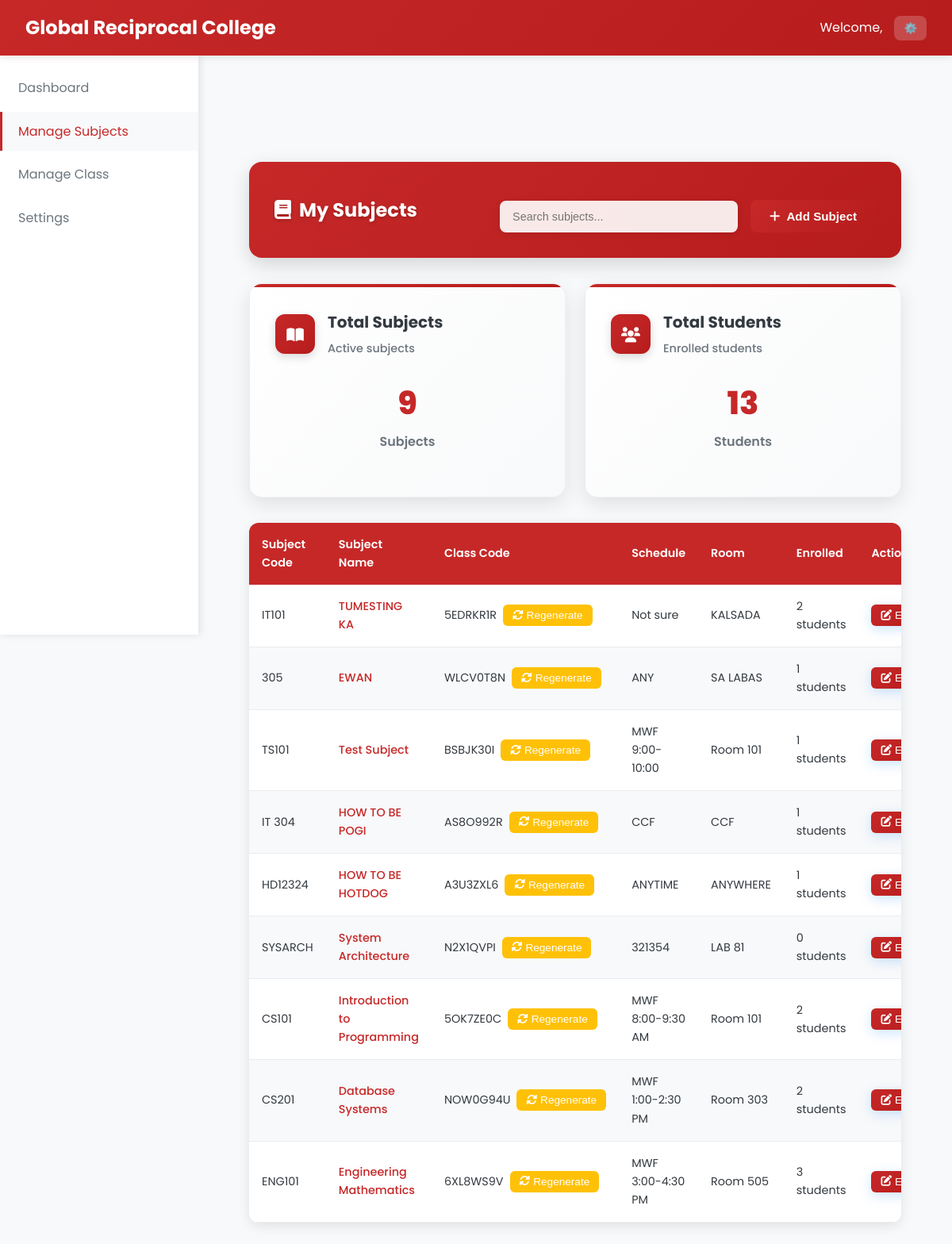
/Professor/manage_subjects.php (signed in), run on the app's committed database.
### tables this page shows
CREATE TABLE `classes` (
  `class_id` varchar(20) NOT NULL,
  `class_name` varchar(100) NOT NULL,
  `class_code` varchar(20) NOT NULL,
  `subject_id` varchar(20) DEFAULT NULL,
  `professor_id` varchar(20) DEFAULT NULL,
  `schedule` varchar(100) DEFAULT NULL,
  `room` varchar(50) DEFAULT NULL,
  `created_at` datetime NOT NULL,
  `updated_at` datetime NOT NULL
);

CREATE TABLE `subjects` (
  `subject_id` varchar(20) NOT NULL,
  `subject_name` varchar(100) NOT NULL,
  `subject_code` varchar(20) NOT NULL,
  `description` text DEFAULT NULL,
  `credits` int(11) NOT NULL,
  `created_at` datetime NOT NULL,
  `updated_at` datetime NOT NULL
);

### Professor/manage_subjects.php (the view, shortened to what this page needs)
<?php
require_once '../php/db.php';
$professor_id = $_SESSION['user_id'];
$query = "SELECT s.*, c.class_code, c.schedule, c.room
          FROM subjects s
          JOIN classes c ON s.subject_id = c.subject_id
          WHERE c.professor_id = ?
          ORDER BY s.created_at DESC";
$stmt = $pdo->prepare($query);
$stmt->execute([$professor_id]);
$subjects = $stmt->fetchAll();
$enrollment_counts = [];
foreach ($subjects as $subject) {
    $stmt = $pdo->prepare("SELECT COUNT(*) as count FROM student_classes sc
                          JOIN classes c ON sc.class_id = c.class_id
                          WHERE c.subject_id = ?");
    $stmt->execute([$subject['subject_id']]);
    $enrollment_counts[$subject['subject_id']] = $stmt->fetch()['count'];
}
?>
<!DOCTYPE html>
<html lang="en">
<head>
    <link rel="stylesheet" href="../css/styles_fixed.css">
    <link rel="stylesheet" href="https://cdnjs.cloudflare.com/ajax/libs/font-awesome/6.0.0/css/all.min.css">
</head>
<body>
    <nav class="navbar">
        <div class="navbar-brand">
            <span class="navbar-title">Global Reciprocal College</span>
        </div>
        <div class="navbar-user">
            <span>Welcome, <?php echo $_SESSION['first_name']; ?></span>
            <div class="user-dropdown">
                <button class="dropdown-toggle">⚙️</button>
            </div>
        </div>
    </nav>
    <aside class="sidebar">
        <ul class="sidebar-menu">
            <li class="sidebar-item">
                <a href="professor_dashboard.php" class="sidebar-link">Dashboard</a>
            </li>
            <li class="sidebar-item">
                <a href="manage_subjects.php" class="sidebar-link active">Manage Subjects</a>
            </li>
            <li class="sidebar-item">
                <a href="professor_manage_schedule.php" class="sidebar-link">Manage Class</a>
            </li>
             <li class="sidebar-item">
                <a href="../admin/settings.php" class="sidebar-link">Settings</a>
            </li>
        </ul>
    </aside>
    <main class="main-content">
        <div class="dashboard-container">
            <div class="table-header-enhanced">
                <h2 class="table-title-enhanced"><i class="fas fa-book" style="margin-right: 10px;"></i>My Subjects</h2>
                <div class="table-actions-enhanced">
                    <input type="text" id="searchInput" class="search-input-enhanced" placeholder="Search subjects..." onkeyup="filterSubjects()">
                    <button class="stat-primary-btn" onclick="openModal('addSubjectModal')">
                        <i class="fas fa-plus"></i> Add Subject
                    </button>
                </div>
            </div>
            <div class="stats-grid">
                <div class="stat-card-enhanced">
                    <div class="stat-header-enhanced">
                        <div class="stat-icon-enhanced">
                            <i class="fas fa-book-open"></i>
                        </div>
                        <div class="stat-info-enhanced">
                            <h3 class="stat-title-enhanced">Total Subjects</h3>
                            <span class="stat-subtitle-enhanced">Active subjects</span>
                        </div>
                    </div>
                    <div class="stat-metrics-enhanced">
                        <div class="stat-main-metric">
                            <div class="stat-value-enhanced"><?php echo count($subjects); ?></div>
                            <div class="stat-label-enhanced">Subjects</div>
                        </div>
                    </div>
                </div>
                <div class="stat-card-enhanced">
                    <div class="stat-header-enhanced">
                        <div class="stat-icon-enhanced">
                            <i class="fas fa-users"></i>
                        </div>
                        <div class="stat-info-enhanced">
                            <h3 class="stat-title-enhanced">Total Students</h3>
                            <span class="stat-subtitle-enhanced">Enrolled students</span>
                        </div>
                    </div>
                    <div class="stat-metrics-enhanced">
                        <div class="stat-main-metric">
                            <div class="stat-value-enhanced"><?php echo array_sum($enrollment_counts); ?></div>
                            <div class="stat-label-enhanced">Students</div>
                        </div>
                    </div>
                </div>
            </div>
            <div class="table-container-enhanced">
                <table class="table-enhanced">
                    <thead>
                        <tr>
                            <th>Subject Code</th>
                            <th>Subject Name</th>
                            <th>Class Code</th>
                            <th>Schedule</th>
                            <th>Room</th>
                            <th>Enrolled</th>
                            <th>Actions</th>
                        </tr>
                    </thead>
                    <tbody>
                        <?php foreach ($subjects as $subject): ?>
                        <tr>
                            <td><?php echo $subject['subject_code']; ?></td>
                            <td>
                                <a href="javascript:void(0)" onclick="viewSubjectDetails('<?php echo $subject['subject_id']; ?>')" class="subject-link">
                                    <?php echo $subject['subject_name']; ?>
                                </a>
                            </td>
                            <td>
                                <div class="class-code-display">
                                    <span><?php echo $subject['class_code']; ?></span>
                                    <button class="btn-sm-enhanced btn-warning-enhanced" onclick="regenerateCode('<?php echo $subject['subject_id']; ?>')">
                                        <i class="fas fa-sync-alt"></i> Regenerate
                                    </button>
                                </div>
                            </td>
                            <td><?php echo $subject['schedule']; ?></td>
                            <td><?php echo $subject['room']; ?></td>
                            <td><?php echo $enrollment_counts[$subject['subject_id']] ?? 0; ?> students</td>
                            <td>
                                <div class="action-buttons">
                                    <button class="btn-sm-enhanced btn-primary-enhanced" onclick="editSubject(<?php echo htmlspecialchars(json_encode($subject)); ?>)">
                                        <i class="fas fa-edit"></i> Edit
                                    </button>
                                </div>
                            </td>
                        </tr>
                        <?php endforeach; ?>
                    </tbody>
                </table>
            </div>
        </div>
    </main>
</body>
</html>

### css/styles_fixed.css (style rules this page uses)
:root { --primary: #C62828; --primary-dark: #B71C1C; --primary-light: #EF5350; --secondary: #2E7D32; --accent: #1565C0; --light: #f8f9fa; --dark: #343a40; --gray: #6c757d; --light-gray: #e9ecef; --success: #28a745; --warning: #ffc107; --danger: #dc3545; --info: #17a2b8; }
* { margin: 0; padding: 0; box-sizing: border-box; }
body { font-family: 'Poppins', sans-serif; background-color: var(--light); color: var(--dark); line-height: 1.6; }
.navbar { background: linear-gradient(135deg, var(--primary) 0%, var(--primary-dark) 100%); color: white; padding: 1rem 2rem; display: flex; justify-content: space-between; align-items: center; box-shadow: 0 2px 10px rgba(0, 0, 0, 0.1); position: sticky; top: 0; z-index: 1000; }
.navbar-brand { font-size: 1.5rem; font-weight: 700; display: flex; align-items: center; gap: 10px; }
.navbar-user { display: flex; align-items: center; gap: 15px; }
.user-dropdown { position: relative; }
.dropdown-toggle { background: rgba(255, 255, 255, 0.2); border: none; color: white; padding: 8px 12px; border-radius: 8px; cursor: pointer; transition: background-color 0.3s ease; }
.sidebar { width: 250px; background: white; height: calc(100vh - 70px); position: fixed; left: 0; top: 70px; box-shadow: 2px 0 10px rgba(0, 0, 0, 0.1); overflow-y: auto; transition: transform 0.3s ease; z-index: 999; transform: translateX(0); }
.sidebar-menu { list-style: none; padding: 1rem 0; }
.sidebar-item { margin-bottom: 5px; }
.sidebar-link { display: flex; align-items: center; padding: 12px 20px; color: var(--gray); text-decoration: none; transition: all 0.3s ease; border-left: 3px solid transparent; }
.sidebar-link.active { background: var(--light); color: var(--primary); border-left-color: var(--primary); }
.main-content { margin-left: 250px; margin-top: 70px; padding: 2rem; min-height: calc(100vh - 70px); background: var(--light); transition: margin-left 0.3s ease, padding 0.3s ease; }
.dashboard-container { max-width: 1200px; margin: 0 auto; padding: 2rem; }
.stats-grid { display: grid; grid-template-columns: repeat(auto-fill, minmax(350px, 1fr)); gap: 2rem; margin-bottom: 2rem; }
.stat-card-enhanced { background: linear-gradient(135deg, #ffffff 0%, #f8f9fa 100%); border-radius: 16px; padding: 2rem; box-shadow: 0 8px 25px rgba(0, 0, 0, 0.1); border: 1px solid rgba(0, 0, 0, 0.05); transition: all 0.3s ease; position: relative; overflow: hidden; }
.stat-card-enhanced::before { content: ''; position: absolute; top: 0; left: 0; right: 0; height: 4px; background: linear-gradient(90deg, var(--primary) 0%, var(--primary-dark) 100%); }
.stat-header-enhanced { display: flex; align-items: center; gap: 1rem; margin-bottom: 1.5rem; }
.stat-icon-enhanced { width: 50px; height: 50px; background: linear-gradient(135deg, var(--primary) 0%, var(--primary-dark) 100%); border-radius: 12px; display: flex; align-items: center; justify-content: center; color: white; font-size: 1.2rem; box-shadow: 0 4px 12px rgba(0, 0, 0, 0.15); }
.stat-info-enhanced { flex: 1; }
.stat-title-enhanced { font-size: 1.25rem; font-weight: 700; color: var(--dark); margin: 0 0 0.25rem 0; }
.stat-subtitle-enhanced { font-size: 0.9rem; color: var(--gray); font-weight: 500; }
.stat-metrics-enhanced { margin-bottom: 1.5rem; }
.stat-main-metric { text-align: center; margin-bottom: 1.5rem; }
.stat-value-enhanced { font-size: 2.5rem; font-weight: 800; color: var(--primary); margin-bottom: 0.25rem; }
.stat-label-enhanced { font-size: 1rem; color: var(--gray); font-weight: 600; }
.stat-primary-btn { background: linear-gradient(135deg, var(--primary) 0%, var(--primary-dark) 100%); color: white; border: none; padding: 0.75rem 1.5rem; border-radius: 8px; cursor: pointer; font-size: 0.95rem; font-weight: 600; display: inline-flex; align-items: center; gap: 0.5rem; transition: transform 0.2s, box-shadow 0.2s; }
.table-header-enhanced { background: linear-gradient(135deg, var(--primary) 0%, var(--primary-dark) 100%); padding: 2rem; border-radius: 16px; margin-bottom: 2rem; box-shadow: 0 8px 25px rgba(0, 0, 0, 0.15); display: flex; justify-content: space-between; align-items: center; }
.table-title-enhanced { color: white; font-size: 1.5rem; font-weight: 700; margin: 0; text-shadow: 0 2px 4px rgba(0, 0, 0, 0.2); }
.table-actions-enhanced { display: flex; gap: 1rem; }

### data on the page
classes: subject.subject_code "IT101", subject.subject_name "TUMESTING KA", class_code "5EDRKR1R", schedule "Not sure", room "KALSADA", subject.subject_id "2"
classes: subject.subject_code "305", subject.subject_name "EWAN", class_code "WLCV0T8N", schedule "ANY", room "SA LABAS", subject.subject_id "1"
classes: subject.subject_code "TS101", subject.subject_name "Test Subject", class_code "BSBJK30I", schedule "MWF 9:00-10:00", room "Room 101", subject.subject_id "1"
classes: subject.subject_code "IT 304", subject.subject_name "HOW TO BE POGI", class_code "AS8O992R", schedule "CCF", room "CCF", subject.subject_id "1"
classes: subject.subject_code "HD12324", subject.subject_name "HOW TO BE HOTDOG", class_code "A3U3ZXL6", schedule "ANYTIME", room "ANYWHERE", subject.subject_id "1"
classes: subject.subject_code "SYSARCH", subject.subject_name "System Architecture", class_code "N2X1QVPI", schedule "321354", room "LAB 81", subject.subject_id "0"
classes: subject.subject_code "CS101", subject.subject_name "Introduction to Programming", class_code "5OK7ZE0C", schedule "MWF 8:00-9:30 AM", room "Room 101", subject.subject_id "2"
classes: subject.subject_code "CS201", subject.subject_name "Database Systems", class_code "NOW0G94U", schedule "MWF 1:00-2:30 PM", room "Room 303", subject.subject_id "2"
classes: subject.subject_code "ENG101", subject.subject_name "Engineering Mathematics", class_code "6XL8WS9V", schedule "MWF 3:00-4:30 PM", room "Room 505", subject.subject_id "3"

### other printed values
count($subjects) "9"
array_sum($enrollment_counts) "13"
